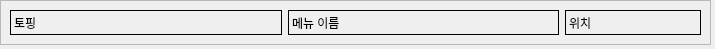
<?xml version="1.0" encoding="UTF-8"?>
<ui version="4.0">
 <class>Form</class>
 <widget class="QWidget" name="Form">
  <property name="geometry">
   <rect>
    <x>0</x>
    <y>0</y>
    <width>715</width>
    <height>49</height>
   </rect>
  </property>
  <property name="minimumSize">
   <size>
    <width>0</width>
    <height>45</height>
   </size>
  </property>
  <property name="windowTitle">
   <string>Form</string>
  </property>
  <widget class="QFrame" name="frame">
   <property name="geometry">
    <rect>
     <x>0</x>
     <y>0</y>
     <width>711</width>
     <height>45</height>
    </rect>
   </property>
   <property name="sizePolicy">
    <sizepolicy hsizetype="Expanding" vsizetype="Preferred">
     <horstretch>0</horstretch>
     <verstretch>0</verstretch>
    </sizepolicy>
   </property>
   <property name="minimumSize">
    <size>
     <width>0</width>
     <height>45</height>
    </size>
   </property>
   <property name="frameShape">
    <enum>QFrame::StyledPanel</enum>
   </property>
   <property name="frameShadow">
    <enum>QFrame::Raised</enum>
   </property>
   <layout class="QHBoxLayout" name="horizontalLayout">
    <item>
     <widget class="QLabel" name="label_topping_name">
      <property name="sizePolicy">
       <sizepolicy hsizetype="Preferred" vsizetype="Preferred">
        <horstretch>2</horstretch>
        <verstretch>0</verstretch>
       </sizepolicy>
      </property>
      <property name="minimumSize">
       <size>
        <width>0</width>
        <height>20</height>
       </size>
      </property>
      <property name="frameShape">
       <enum>QFrame::Box</enum>
      </property>
      <property name="text">
       <string>토핑</string>
      </property>
     </widget>
    </item>
    <item>
     <widget class="QLabel" name="label_menu_name">
      <property name="sizePolicy">
       <sizepolicy hsizetype="Preferred" vsizetype="Preferred">
        <horstretch>2</horstretch>
        <verstretch>0</verstretch>
       </sizepolicy>
      </property>
      <property name="minimumSize">
       <size>
        <width>0</width>
        <height>20</height>
       </size>
      </property>
      <property name="frameShape">
       <enum>QFrame::Box</enum>
      </property>
      <property name="text">
       <string>메뉴 이름</string>
      </property>
     </widget>
    </item>
    <item>
     <widget class="QLabel" name="label_position">
      <property name="sizePolicy">
       <sizepolicy hsizetype="Preferred" vsizetype="Preferred">
        <horstretch>1</horstretch>
        <verstretch>0</verstretch>
       </sizepolicy>
      </property>
      <property name="minimumSize">
       <size>
        <width>0</width>
        <height>20</height>
       </size>
      </property>
      <property name="frameShape">
       <enum>QFrame::Box</enum>
      </property>
      <property name="text">
       <string>위치</string>
      </property>
     </widget>
    </item>
   </layout>
  </widget>
 </widget>
 <resources/>
 <connections/>
</ui>
